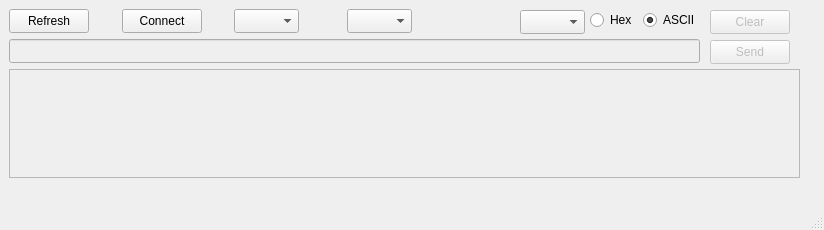
<?xml version="1.0" encoding="UTF-8"?>
<ui version="4.0">
 <class>MainWindow</class>
 <widget class="QMainWindow" name="MainWindow">
  <property name="geometry">
   <rect>
    <x>0</x>
    <y>0</y>
    <width>824</width>
    <height>230</height>
   </rect>
  </property>
  <property name="windowTitle">
   <string>MainWindow</string>
  </property>
  <widget class="QWidget" name="centralwidget">
   <widget class="QPushButton" name="pbRefresh">
    <property name="geometry">
     <rect>
      <x>9</x>
      <y>9</y>
      <width>80</width>
      <height>24</height>
     </rect>
    </property>
    <property name="text">
     <string>Refresh</string>
    </property>
   </widget>
   <widget class="QPushButton" name="pbConnect">
    <property name="geometry">
     <rect>
      <x>122</x>
      <y>9</y>
      <width>80</width>
      <height>24</height>
     </rect>
    </property>
    <property name="text">
     <string>Connect</string>
    </property>
   </widget>
   <widget class="QComboBox" name="cbComPort">
    <property name="geometry">
     <rect>
      <x>234</x>
      <y>9</y>
      <width>65</width>
      <height>24</height>
     </rect>
    </property>
   </widget>
   <widget class="QComboBox" name="cbBaudRate">
    <property name="geometry">
     <rect>
      <x>347</x>
      <y>9</y>
      <width>65</width>
      <height>24</height>
     </rect>
    </property>
   </widget>
   <widget class="QPushButton" name="pbClear">
    <property name="enabled">
     <bool>false</bool>
    </property>
    <property name="geometry">
     <rect>
      <x>710</x>
      <y>10</y>
      <width>80</width>
      <height>24</height>
     </rect>
    </property>
    <property name="text">
     <string>Clear</string>
    </property>
   </widget>
   <widget class="QLineEdit" name="leInputData">
    <property name="enabled">
     <bool>false</bool>
    </property>
    <property name="geometry">
     <rect>
      <x>9</x>
      <y>39</y>
      <width>691</width>
      <height>24</height>
     </rect>
    </property>
   </widget>
   <widget class="QPushButton" name="pbSend">
    <property name="enabled">
     <bool>false</bool>
    </property>
    <property name="geometry">
     <rect>
      <x>710</x>
      <y>40</y>
      <width>80</width>
      <height>24</height>
     </rect>
    </property>
    <property name="text">
     <string>Send</string>
    </property>
   </widget>
   <widget class="QPlainTextEdit" name="pteReceivedData">
    <property name="enabled">
     <bool>false</bool>
    </property>
    <property name="geometry">
     <rect>
      <x>9</x>
      <y>69</y>
      <width>791</width>
      <height>109</height>
     </rect>
    </property>
   </widget>
   <widget class="QComboBox" name="cbStopBit">
    <property name="geometry">
     <rect>
      <x>520</x>
      <y>10</y>
      <width>65</width>
      <height>24</height>
     </rect>
    </property>
   </widget>
   <widget class="QWidget" name="">
    <property name="geometry">
     <rect>
      <x>590</x>
      <y>9</y>
      <width>104</width>
      <height>23</height>
     </rect>
    </property>
    <layout class="QHBoxLayout" name="horizontalLayout">
     <item>
      <widget class="QRadioButton" name="rbHex">
       <property name="text">
        <string>Hex</string>
       </property>
       <property name="checked">
        <bool>false</bool>
       </property>
       <attribute name="buttonGroup">
        <string notr="true">buttonGroup</string>
       </attribute>
      </widget>
     </item>
     <item>
      <widget class="QRadioButton" name="rbASCII">
       <property name="text">
        <string>ASCII</string>
       </property>
       <property name="checked">
        <bool>true</bool>
       </property>
       <attribute name="buttonGroup">
        <string notr="true">buttonGroup</string>
       </attribute>
      </widget>
     </item>
    </layout>
   </widget>
  </widget>
  <widget class="QMenuBar" name="menubar">
   <property name="geometry">
    <rect>
     <x>0</x>
     <y>0</y>
     <width>824</width>
     <height>21</height>
    </rect>
   </property>
  </widget>
  <widget class="QStatusBar" name="statusbar"/>
 </widget>
 <resources/>
 <connections/>
 <buttongroups>
  <buttongroup name="buttonGroup"/>
 </buttongroups>
</ui>
